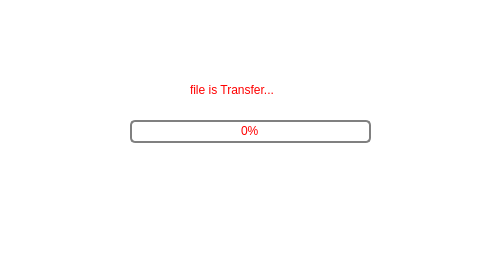
<?xml version="1.0" encoding="UTF-8"?>
<ui version="4.0">
 <class>Desktop</class>
 <widget class="UiDesktop" name="Desktop">
  <property name="geometry">
   <rect>
    <x>0</x>
    <y>0</y>
    <width>480</width>
    <height>272</height>
   </rect>
  </property>
  <property name="windowTitle">
   <string>MainWindow</string>
  </property>
  <property name="styleSheet">
   <string notr="true">QWidget{background-color:rgba(255,255,255,0);border-radius:0px;} </string>
  </property>
  <property name="port" stdset="0">
   <string>COM1 | /dev/ttyS*</string>
  </property>
  <layout class="QVBoxLayout" name="verticalLayout_3" stretch="0">
   <property name="spacing">
    <number>0</number>
   </property>
   <property name="leftMargin">
    <number>0</number>
   </property>
   <property name="topMargin">
    <number>0</number>
   </property>
   <property name="rightMargin">
    <number>0</number>
   </property>
   <property name="bottomMargin">
    <number>0</number>
   </property>
   <item>
    <widget class="QWidget" name="centralWidget" native="true">
     <property name="styleSheet">
      <string notr="true">color: rgb(0, 170, 0);</string>
     </property>
     <layout class="QVBoxLayout" name="verticalLayout">
      <property name="spacing">
       <number>0</number>
      </property>
      <property name="leftMargin">
       <number>0</number>
      </property>
      <property name="topMargin">
       <number>0</number>
      </property>
      <property name="rightMargin">
       <number>0</number>
      </property>
      <property name="bottomMargin">
       <number>0</number>
      </property>
      <item>
       <widget class="QStackedWidget" name="stackedWidget">
        <property name="currentIndex">
         <number>4</number>
        </property>
        <widget class="QWidget" name="page_1">
         <widget class="UiFloor" name="Floor" native="true">
          <property name="enabled">
           <bool>true</bool>
          </property>
          <property name="geometry">
           <rect>
            <x>242</x>
            <y>36</y>
            <width>200</width>
            <height>200</height>
           </rect>
          </property>
          <property name="visible">
           <bool>false</bool>
          </property>
          <widget class="QLabel" name="mapLabel">
           <property name="geometry">
            <rect>
             <x>10</x>
             <y>10</y>
             <width>200</width>
             <height>19</height>
            </rect>
           </property>
           <property name="text">
            <string>TextLabel</string>
           </property>
          </widget>
          <widget class="QWidget" name="layoutWidget">
           <property name="geometry">
            <rect>
             <x>0</x>
             <y>0</y>
             <width>100</width>
             <height>56</height>
            </rect>
           </property>
           <layout class="QVBoxLayout" name="verticalLayout_6" stretch="156,42">
            <property name="spacing">
             <number>4</number>
            </property>
            <item>
             <layout class="QHBoxLayout" name="horizontalLayout" stretch="0,1,1,1,0">
              <property name="spacing">
               <number>0</number>
              </property>
              <item>
               <spacer name="horizontalSpacer_3">
                <property name="orientation">
                 <enum>Qt::Horizontal</enum>
                </property>
                <property name="sizeHint" stdset="0">
                 <size>
                  <width>0</width>
                  <height>0</height>
                 </size>
                </property>
               </spacer>
              </item>
              <item>
               <widget class="QLabel" name="Hundred">
                <property name="styleSheet">
                 <string notr="true"/>
                </property>
                <property name="alignment">
                 <set>Qt::AlignCenter</set>
                </property>
               </widget>
              </item>
              <item>
               <widget class="QLabel" name="Ten">
                <property name="styleSheet">
                 <string notr="true"/>
                </property>
                <property name="alignment">
                 <set>Qt::AlignCenter</set>
                </property>
               </widget>
              </item>
              <item>
               <widget class="QLabel" name="Single">
                <property name="styleSheet">
                 <string notr="true"/>
                </property>
                <property name="alignment">
                 <set>Qt::AlignCenter</set>
                </property>
               </widget>
              </item>
              <item>
               <spacer name="horizontalSpacer_4">
                <property name="orientation">
                 <enum>Qt::Horizontal</enum>
                </property>
                <property name="sizeHint" stdset="0">
                 <size>
                  <width>0</width>
                  <height>0</height>
                 </size>
                </property>
               </spacer>
              </item>
             </layout>
            </item>
            <item>
             <layout class="QVBoxLayout" name="verticalLayout_5" stretch="0,0">
              <property name="spacing">
               <number>4</number>
              </property>
              <item>
               <widget class="QLabel" name="label_dest">
                <property name="styleSheet">
                 <string notr="true">color: rgb(255, 255, 255);</string>
                </property>
                <property name="text">
                 <string/>
                </property>
                <property name="alignment">
                 <set>Qt::AlignCenter</set>
                </property>
               </widget>
              </item>
              <item>
               <widget class="QLabel" name="label_time">
                <property name="styleSheet">
                 <string notr="true">color: rgb(255, 255, 255);</string>
                </property>
                <property name="text">
                 <string/>
                </property>
                <property name="alignment">
                 <set>Qt::AlignCenter</set>
                </property>
               </widget>
              </item>
             </layout>
            </item>
           </layout>
          </widget>
         </widget>
         <widget class="UiArrow" name="Arrow" native="true">
          <property name="geometry">
           <rect>
            <x>36</x>
            <y>36</y>
            <width>200</width>
            <height>200</height>
           </rect>
          </property>
          <property name="visible">
           <bool>false</bool>
          </property>
          <property name="animationDuration" stdset="0">
           <number>1500</number>
          </property>
         </widget>
         <widget class="UiIcon" name="Icon" native="true">
          <property name="geometry">
           <rect>
            <x>242</x>
            <y>36</y>
            <width>200</width>
            <height>200</height>
           </rect>
          </property>
          <property name="styleSheet">
           <string notr="true">QLabel{font: large &quot;宋体&quot;; font-size:12pt;color:white;}</string>
          </property>
          <layout class="QVBoxLayout" name="verticalLayout_4" stretch="174,20">
           <property name="leftMargin">
            <number>0</number>
           </property>
           <property name="topMargin">
            <number>0</number>
           </property>
           <property name="rightMargin">
            <number>0</number>
           </property>
           <property name="bottomMargin">
            <number>0</number>
           </property>
           <item>
            <widget class="QLabel" name="label_image">
             <property name="text">
              <string/>
             </property>
             <property name="scaledContents">
              <bool>true</bool>
             </property>
            </widget>
           </item>
           <item>
            <widget class="QLabel" name="label_text_1">
             <property name="enabled">
              <bool>true</bool>
             </property>
             <property name="maximumSize">
              <size>
               <width>16777215</width>
               <height>35</height>
              </size>
             </property>
             <property name="text">
              <string/>
             </property>
             <property name="alignment">
              <set>Qt::AlignCenter</set>
             </property>
            </widget>
           </item>
          </layout>
         </widget>
         <zorder>Arrow</zorder>
         <zorder>Icon</zorder>
         <zorder>Floor</zorder>
        </widget>
        <widget class="QWidget" name="page_2">
         <property name="styleSheet">
          <string notr="true">QLabel{color:white;}</string>
         </property>
         <layout class="QVBoxLayout" name="verticalLayout_2">
          <item>
           <widget class="QLabel" name="label_bigtext_1">
            <property name="text">
             <string/>
            </property>
           </widget>
          </item>
          <item>
           <widget class="QLabel" name="label_bigtext_2">
            <property name="text">
             <string/>
            </property>
           </widget>
          </item>
          <item>
           <widget class="QLabel" name="label_bigtext_3">
            <property name="text">
             <string/>
            </property>
           </widget>
          </item>
          <item>
           <widget class="QLabel" name="label_bigtext_4">
            <property name="text">
             <string/>
            </property>
           </widget>
          </item>
         </layout>
        </widget>
        <widget class="QWidget" name="page">
         <property name="styleSheet">
          <string notr="true">background-color: rgb(0, 0, 0);</string>
         </property>
         <widget class="QLabel" name="label_blackground">
          <property name="geometry">
           <rect>
            <x>120</x>
            <y>106</y>
            <width>240</width>
            <height>60</height>
           </rect>
          </property>
          <property name="text">
           <string>&lt;html&gt;&lt;head/&gt;&lt;body&gt;&lt;p align=&quot;center&quot;&gt;&lt;span style=&quot; font-size:28pt; font-weight:600; color:#ffffff;&quot;&gt;Screen Save&lt;/span&gt;&lt;/p&gt;&lt;/body&gt;&lt;/html&gt;</string>
          </property>
         </widget>
        </widget>
        <widget class="QWidget" name="page_usb">
         <widget class="QLabel" name="label_waring">
          <property name="geometry">
           <rect>
            <x>95</x>
            <y>110</y>
            <width>291</width>
            <height>31</height>
           </rect>
          </property>
          <property name="styleSheet">
           <string notr="true">color:red;
font: 15px</string>
          </property>
          <property name="text">
           <string/>
          </property>
         </widget>
         <widget class="QListView" name="listView">
          <property name="geometry">
           <rect>
            <x>90</x>
            <y>30</y>
            <width>301</width>
            <height>181</height>
           </rect>
          </property>
          <property name="styleSheet">
           <string notr="true">border: 4px solid lightblue;border-radius: 15px;
background-color: rgb(0, 0, 127);
color: rgb(255, 255, 255);</string>
          </property>
         </widget>
         <widget class="QProgressBar" name="progressBar">
          <property name="geometry">
           <rect>
            <x>90</x>
            <y>230</y>
            <width>301</width>
            <height>23</height>
           </rect>
          </property>
          <property name="layoutDirection">
           <enum>Qt::LeftToRight</enum>
          </property>
          <property name="styleSheet">
           <string notr="true">color: rgb(0, 0, 0);
border: 5px solid lightblue;border-radius: 10px;
selection-background-color: rgb(255, 170, 0);
QProgressBar::chunk {background-color: rgb(202, 165, 14);}
</string>
          </property>
          <property name="maximum">
           <number>100</number>
          </property>
          <property name="value">
           <number>0</number>
          </property>
          <property name="alignment">
           <set>Qt::AlignCenter</set>
          </property>
          <property name="orientation">
           <enum>Qt::Horizontal</enum>
          </property>
         </widget>
         <widget class="QLabel" name="label_usbpicture">
          <property name="geometry">
           <rect>
            <x>400</x>
            <y>10</y>
            <width>45</width>
            <height>20</height>
           </rect>
          </property>
          <property name="text">
           <string/>
          </property>
         </widget>
        </widget>
        <widget class="QWidget" name="page_filetransfer">
         <widget class="QLabel" name="label">
          <property name="geometry">
           <rect>
            <x>190</x>
            <y>80</y>
            <width>151</width>
            <height>20</height>
           </rect>
          </property>
          <property name="styleSheet">
           <string notr="true">color: rgb(255, 0, 0);</string>
          </property>
          <property name="text">
           <string>file is Transfer...</string>
          </property>
         </widget>
         <widget class="QProgressBar" name="ftp_progressBar">
          <property name="geometry">
           <rect>
            <x>130</x>
            <y>120</y>
            <width>241</width>
            <height>23</height>
           </rect>
          </property>
          <property name="styleSheet">
           <string notr="true">QProgressBar {
      border: 2px solid grey;
      border-radius: 5px;
	  text-align: center;
	 color: red
  }

  QProgressBar::chunk {
      background-color: #05B8CC;
      width: 20px;
  }</string>
          </property>
          <property name="value">
           <number>0</number>
          </property>
         </widget>
        </widget>
       </widget>
      </item>
     </layout>
    </widget>
   </item>
  </layout>
 </widget>
 <customwidgets>
  <customwidget>
   <class>UiDesktop</class>
   <extends>QWidget</extends>
   <header>uidesktop.h</header>
   <container>1</container>
  </customwidget>
  <customwidget>
   <class>UiArrow</class>
   <extends>QWidget</extends>
   <header>uiarrow.h</header>
   <container>1</container>
  </customwidget>
  <customwidget>
   <class>UiFloor</class>
   <extends>QWidget</extends>
   <header>uifloor.h</header>
   <container>1</container>
  </customwidget>
  <customwidget>
   <class>UiIcon</class>
   <extends>QWidget</extends>
   <header>uiicon.h</header>
   <container>1</container>
  </customwidget>
 </customwidgets>
 <resources/>
 <connections/>
</ui>
